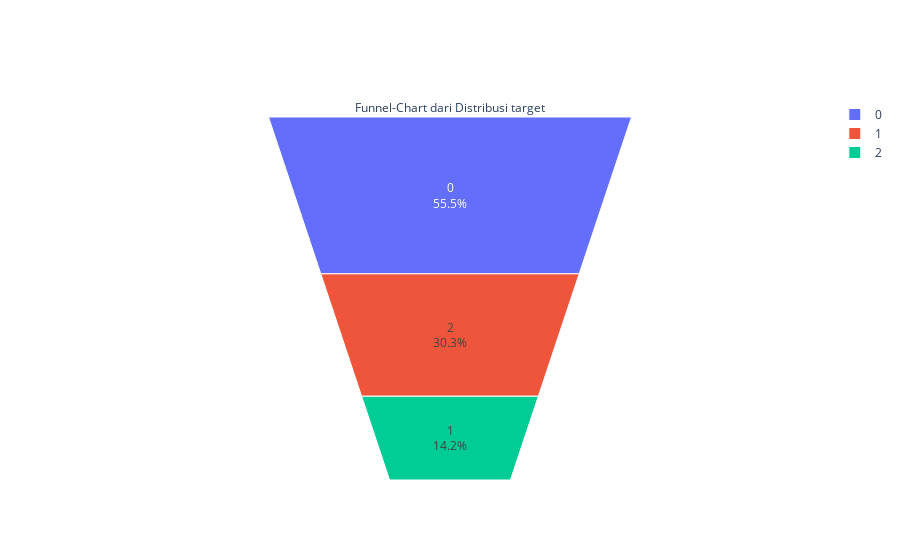

The code cell stored with this chart in its notebook:
### Code cell
fig = go.Figure(go.Funnelarea(
    text = 
    temp.label,
    values = temp.tweet,
    title = {"position": "top center", "text": "Funnel-Chart dari Distribusi target"}
    ))

fig.show()

### Figure 1 — Plotly figure (JSON) as saved in the notebook; plotly's stock layout.template omitted (floating-point values rounded to 4 significant figures)
{"data": [{"text": [0, 2, 1], "title": {"position": "top center", "text": "Funnel-Chart dari Distribusi target"}, "type": "funnelarea", "values": [653, 357, 167]}], "layout": {}}
